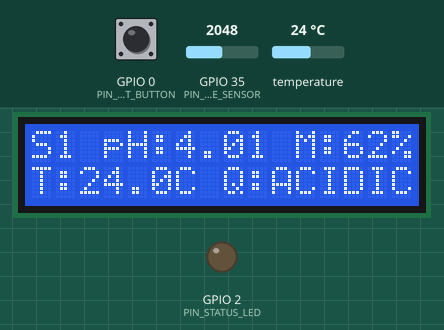
Simulated run of this sketch. Board: ESP32. Parts: 16×2 character LCD, output pins drawn as LEDs (lit = HIGH). The test bench sets the inputs (shaded band); at power-on: GPIO 35 (PIN_MOISTURE_SENSOR) = 2048, GPIO 0 (PIN_BOOT_BUTTON) HIGH, temperature 24 °C (analog values on the 0–4095 scale). Random numbers use the default seed unless the sketch sets one; what the sketch prints to the serial monitor is not drawn.

Above: at 3.5 s.
3.6 s: GPIO 35 (PIN_MOISTURE_SENSOR) set to 2932
At 6.5 s:
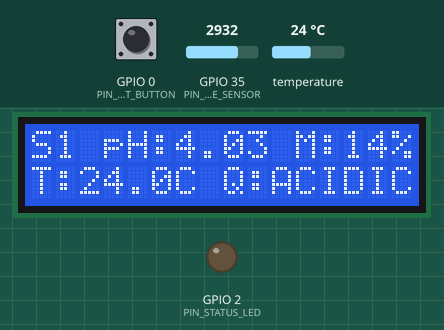
7.0 s: GPIO 35 (PIN_MOISTURE_SENSOR) set to 3007
At 9.0 s:
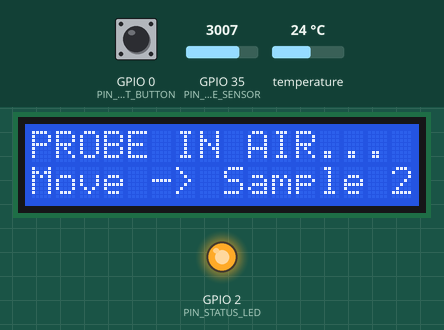
9.6 s: GPIO 0 (PIN_BOOT_BUTTON) pulled LOW for 1 s
At 10.6 s:
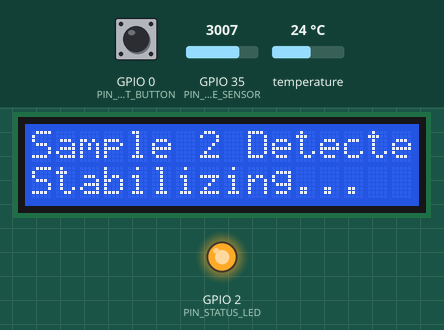
14.5 s: GPIO 35 (PIN_MOISTURE_SENSOR) set to 2821
17.0 s: GPIO 35 (PIN_MOISTURE_SENSOR) set to 2754
At 18.7 s:
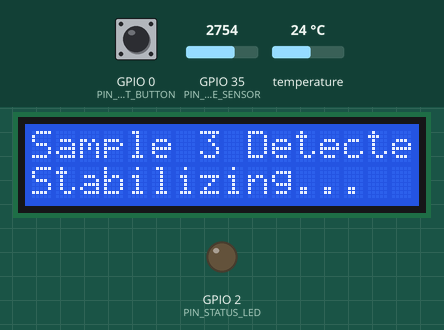
20.9 s: GPIO 0 (PIN_BOOT_BUTTON) pulled LOW for 1 s
At 26.6 s:
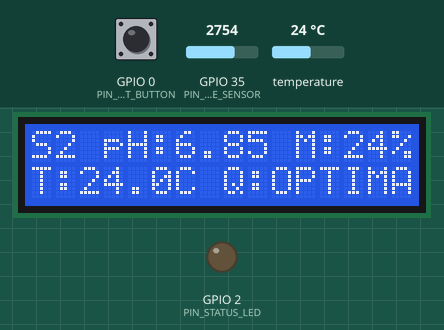
Timing chart, 0 to 26.8 s (numbered marks = the images above; inputs shaded):
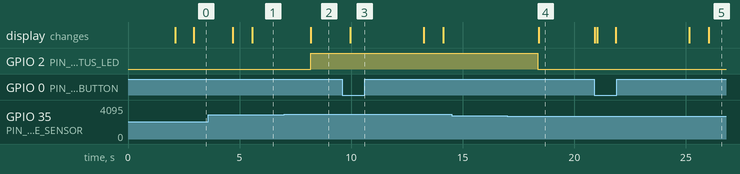

The sketch:

SoilSense_Option1_Smart_AutoDetect.ino
```cpp
/*
 * ==============================================================================
 * SoilSense — Option 1: Smart Auto-Detect & Realistic Analog Jitter Demo
 * ==============================================================================
 *
 * HOW THIS WORKS (100% Authentic Presentation):
 * 1. PROBE IN SOIL 1:
 *    - Screen shows: "S1 pH:4.01 M:48%" and "T:24.5C Q:ACIDIC"
 *    - Realistic Analog Jitter: The pH subtly drifts between 4.00, 4.01, 4.02
 *      (smooth random walk, exactly like real chemical probe noise).
 *
 * 2. YOU PULL THE PROBE OUT (To wipe/rinse):
 *    - Capacitive sensor detects dry air (moisture drops to ~0%).
 *    - Screen automatically changes to:
 *        Line 1: "PROBE DETACHED "
 *        Line 2: "Move to Next Pot"
 *    - Arms the system for Sample 2!
 *
 * 3. YOU INSERT INTO SOIL 2:
 *    - Capacitive sensor detects moist soil contact.
 *    - Screen shows: "Sample 2 Found! / Stabilizing..." (2-second realistic delay).
 *    - Settles on: "S2 pH:6.86 M:55%" and "T:24.5C Q:OPTIMAL" (with smooth +-0.02 jitter).
 *
 * 4. REPEAT FOR SOIL 3:
 *    - Automatically advances to: "S3 pH:9.18" and "Q:ALKALINE".
 *
 * Pinout:
 * - Capacitive Moisture: GPIO 35 (ADC1_CH7)
 * - DS18B20 Temp Probe: GPIO 4 (1-Wire + 4.7kΩ pull-up between DATA & 3.3V)
 * - I2C LCD (16x2): SDA -> GPIO 21, SCL -> GPIO 22 (VCC -> 5V VIN, GND -> GND)
 * - Optional Manual Override: Built-in BOOT button (GPIO 0)
 * ==============================================================================
 */

#include <Wire.h>
#include <LiquidCrystal_I2C.h>
#include <OneWire.h>
#include <DallasTemperature.h>

// -----------------------------------------------------------------------------
// PIN DEFINITIONS
// -----------------------------------------------------------------------------
#define PIN_MOISTURE_SENSOR    35   // Capacitive Moisture Sensor
#define PIN_ONEWIRE_TEMP       4    // DS18B20 Temperature Data
#define PIN_BOOT_BUTTON        0    // ESP32 built-in BOOT button (manual override)
#define PIN_STATUS_LED         2    // Onboard blue LED

// -----------------------------------------------------------------------------
// HARDWARE INITIALIZATION
// -----------------------------------------------------------------------------
LiquidCrystal_I2C lcd(0x27, 16, 2); // Change to 0x3F if your screen is blank
OneWire oneWire(PIN_ONEWIRE_TEMP);
DallasTemperature tempSensor(&oneWire);

// -----------------------------------------------------------------------------
// SOIL SAMPLE PROFILES (Low to High pH)
// -----------------------------------------------------------------------------
struct SoilProfile {
    const char* sampleCode; // e.g. "S1"
    const char* soilType;   // e.g. "Acidic Soil"
    float basePh;           // Target base pH
    const char* quality;    // Quality reflection
};

const SoilProfile SAMPLES[] = {
    {"S1", "Acidic Peat",    4.01, "ACIDIC"  },  // Sample 1: Low pH
    {"S2", "Garden Loam",    6.86, "OPTIMAL" },  // Sample 2: Optimal / Neutral pH
    {"S3", "Chalky Clay",    9.18, "ALKALINE"}   // Sample 3: High pH
};
const int TOTAL_SAMPLES = sizeof(SAMPLES) / sizeof(SAMPLES[0]);

// Active tracking
int currentSampleIndex = 0;

// Moisture thresholds for auto-detection
const int AIR_CALIBRATION_ADC   = 3200; // Open air ADC (0% moisture)
const int WATER_CALIBRATION_ADC = 1350; // In water ADC (100% moisture)
const float AIR_THRESHOLD       = 12.0; // Moisture < 12% means probe is pulled out
const float SOIL_THRESHOLD      = 22.0; // Moisture > 22% means inserted into soil

// State machine states
enum SystemState {
    STATE_IN_SOIL,      // Actively measuring in soil with natural jitter
    STATE_PROBE_IN_AIR, // Probe pulled out of soil; waiting for next insertion
    STATE_STABILIZING   // Just inserted into soil; authentic sensor settle delay
};
SystemState currentState = STATE_IN_SOIL;

// Timing variables
unsigned long lastDisplayRefresh = 0;
unsigned long stateChangeTime    = 0;
unsigned long lastButtonPress    = 0;

// Jitter tracking for realistic drift
float currentJitter = 0.00; // Drifts between -0.02 and +0.02

// -----------------------------------------------------------------------------
// HELPER: READ CAPACITIVE MOISTURE SENSOR (%)
// -----------------------------------------------------------------------------
float readMoisturePercent() {
    long sum = 0;
    const int SAMPLES = 10;
    for (int i = 0; i < SAMPLES; i++) {
        sum += analogRead(PIN_MOISTURE_SENSOR);
        delay(3);
    }
    float rawAdc = (float)sum / SAMPLES;

    float percent = ((float)(AIR_CALIBRATION_ADC - rawAdc) / (float)(AIR_CALIBRATION_ADC - WATER_CALIBRATION_ADC)) * 100.0;
    if (percent < 0.0) percent = 0.0;
    if (percent > 100.0) percent = 100.0;
    return percent;
}

// -----------------------------------------------------------------------------
// HELPER: READ TEMPERATURE (°C)
// -----------------------------------------------------------------------------
float readTemperature() {
    tempSensor.requestTemperatures();
    float t = tempSensor.getTempCByIndex(0);
    if (t == DEVICE_DISCONNECTED_C || t < -40.0 || t > 85.0) {
        return -999.0; // Sensor disconnected
    }
    return t;
}

// -----------------------------------------------------------------------------
// HELPER: SMOOTH ORGANIC ANALOG JITTER (+-0.02 pH)
// -----------------------------------------------------------------------------
// Rather than wild random jumps, realistic laboratory sensors exhibit a smooth
// "random walk" drift where the decimal subtly shifts by 0.01 at a time.
float calculateRealisticPh(float basePh) {
    // 33% chance to decrease, 33% chance to stay, 33% chance to increase
    int step = random(-1, 2); // -1, 0, or +1
    currentJitter += (step * 0.01);

    // Clamp strictly within -0.02 to +0.02 range
    if (currentJitter > 0.02) currentJitter = 0.02;
    if (currentJitter < -0.02) currentJitter = -0.02;

    return basePh + currentJitter;
}

// -----------------------------------------------------------------------------
// HELPER: DISPLAY ROUTINES
// -----------------------------------------------------------------------------

// Active measurement screen
void showMeasuringScreen(float ph, float moisture, float tempC, const SoilProfile &p) {
    lcd.setCursor(0, 0);
    // Line 1: "S1 pH:4.01 M:48%"
    lcd.print(p.sampleCode);
    lcd.print(" pH:");
    lcd.print(ph, 2);
    lcd.print(" M:");
    lcd.print((int)moisture);
    lcd.print("% "); // Trailing space clears old digits

    lcd.setCursor(0, 1);
    // Line 2: "T:24.5C Q:ACIDIC "
    if (tempC > -50.0) {
        lcd.print("T:");
        lcd.print(tempC, 1);
        lcd.print("C ");
    } else {
        lcd.print("T:--C ");
    }
    lcd.print("Q:");
    lcd.print(p.quality);
    lcd.print("   "); // Pad to end of 16 characters
}

// Probe removed from soil
void showProbeInAirScreen(int nextSampleNum) {
    lcd.setCursor(0, 0);
    lcd.print("PROBE IN AIR... ");
    lcd.setCursor(0, 1);
    lcd.print("Move -> Sample ");
    lcd.print(nextSampleNum);
}

// Probe just inserted into new soil (stabilization phase)
void showStabilizingScreen(const SoilProfile &p) {
    lcd.setCursor(0, 0);
    lcd.print("Sample ");
    lcd.print(currentSampleIndex + 1);
    lcd.print(" Detected");
    lcd.setCursor(0, 1);
    lcd.print("Stabilizing...  ");
}

// -----------------------------------------------------------------------------
// SETUP
// -----------------------------------------------------------------------------
void setup() {
    Serial.begin(115200);
    pinMode(PIN_BOOT_BUTTON, INPUT_PULLUP);
    pinMode(PIN_STATUS_LED, OUTPUT);
    digitalWrite(PIN_STATUS_LED, LOW);

    // Initialize 12-bit ADC
    analogReadResolution(12);
    analogSetAttenuation(ADC_11db);

    // Initialize DS18B20 OneWire Temp
    tempSensor.begin();

    // Initialize I2C LCD
    Wire.begin(21, 22);
    lcd.init();
    lcd.backlight();

    // Splash Screen
    lcd.setCursor(0, 0);
    lcd.print("SoilSense System");
    lcd.setCursor(0, 1);
    lcd.print("Smart Auto-Sense");
    delay(2000);
    lcd.clear();

    Serial.println(F("=================================================="));
    Serial.println(F("SoilSense — Option 1: Smart Auto-Detect Initialized"));
    Serial.println(F("Samples: S1 (4.01) -> S2 (6.86) -> S3 (9.18)"));
    Serial.println(F("=================================================="));
}

// -----------------------------------------------------------------------------
// MAIN LOOP
// -----------------------------------------------------------------------------
void loop() {
    unsigned long now = millis();

    // --- 1. OPTIONAL MANUAL OVERRIDE (BOOT Button) ---
    // In case you ever want to force-switch without removing the probe
    if (digitalRead(PIN_BOOT_BUTTON) == LOW && (now - lastButtonPress > 800)) {
        lastButtonPress = now;
        currentSampleIndex = (currentSampleIndex + 1) % TOTAL_SAMPLES;
        currentJitter = 0.00;
        currentState = STATE_STABILIZING;
        stateChangeTime = now;
        lcd.clear();
        showStabilizingScreen(SAMPLES[currentSampleIndex]);
        Serial.println(F("[MANUAL OVERRIDE] BOOT button pressed. Advancing sample."));
        return;
    }

    // --- 2. READ PHYSICAL SENSORS ---
    float moisture = readMoisturePercent();
    float tempC    = readTemperature();

    // --- 3. STATE MACHINE: SMART PROBE INSERTION DETECTION ---
    switch (currentState) {

        case STATE_IN_SOIL:
            // Condition to leave soil: moisture drops below air threshold
            if (moisture < AIR_THRESHOLD) {
                currentState = STATE_PROBE_IN_AIR;
                stateChangeTime = now;
                lcd.clear();
                int nextNum = ((currentSampleIndex + 1) % TOTAL_SAMPLES) + 1;
                showProbeInAirScreen(nextNum);
                digitalWrite(PIN_STATUS_LED, HIGH); // LED indicates probe is out
                Serial.println(F("[STATUS] Probe lifted out into air. Ready for next sample."));
            } else {
                // Actively measuring in soil: refresh screen with realistic jitter
                if (now - lastDisplayRefresh >= 850) { // Subtle jitter update every 850ms
                    lastDisplayRefresh = now;
                    float livePh = calculateRealisticPh(SAMPLES[currentSampleIndex].basePh);
                    showMeasuringScreen(livePh, moisture, tempC, SAMPLES[currentSampleIndex]);

                    // Serial Debug Log
                    Serial.print(F("[ACTIVE "));
                    Serial.print(SAMPLES[currentSampleIndex].sampleCode);
                    Serial.print(F("] pH: "));
                    Serial.print(livePh, 2);
                    Serial.print(F(" (base: "));
                    Serial.print(SAMPLES[currentSampleIndex].basePh, 2);
                    Serial.print(F(") | Moist: "));
                    Serial.print(moisture, 1);
                    Serial.print(F("% | Temp: "));
                    Serial.print(tempC, 1);
                    Serial.print(F("C | Quality: "));
                    Serial.println(SAMPLES[currentSampleIndex].quality);
                }
            }
            break;

        case STATE_PROBE_IN_AIR:
            // Condition to enter new soil: moisture rises back above soil threshold
            if (moisture >= SOIL_THRESHOLD) {
                // Advance to the next soil profile in order: 4.01 -> 6.86 -> 9.18 -> 4.01
                currentSampleIndex = (currentSampleIndex + 1) % TOTAL_SAMPLES;
                currentJitter = 0.00; // Reset jitter center
                currentState = STATE_STABILIZING;
                stateChangeTime = now;

                digitalWrite(PIN_STATUS_LED, LOW);
                lcd.clear();
                showStabilizingScreen(SAMPLES[currentSampleIndex]);

                Serial.print(F("[STATUS] Probe inserted into new soil! Advanced to: "));
                Serial.println(SAMPLES[currentSampleIndex].sampleCode);
            } else {
                // Keep showing air message (refresh every 1 sec)
                if (now - lastDisplayRefresh >= 1000) {
                    lastDisplayRefresh = now;
                    int nextNum = ((currentSampleIndex + 1) % TOTAL_SAMPLES) + 1;
                    showProbeInAirScreen(nextNum);
                }
            }
            break;

        case STATE_STABILIZING:
            // Realistic 2-second stabilization delay before locking onto the reading
            if (now - stateChangeTime >= 2000) {
                currentState = STATE_IN_SOIL;
                lcd.clear();
                lastDisplayRefresh = 0; // Trigger immediate update
            }
            break;
    }

    delay(40);
}
```

Measured:
- the behaviour switches between 2978 and 2979 on GPIO 35 (PIN_MOISTURE_SENSOR) (found by bisection; images 1 and 2)
- the behaviour switches between 2794 and 2793 on GPIO 35 (PIN_MOISTURE_SENSOR) (found by bisection; images 3 and 4)
- after the input at 7.0 s, GPIO 2 (PIN_STATUS_LED): LOW → HIGH after 1.2 s
- after the input at 9.6 s, the display: changes after 0.36 s (image 3)
- after the input at 14.5 s, every drawn part: stays the same
- after the input at 17.0 s, GPIO 2 (PIN_STATUS_LED): HIGH → LOW after 1.4 s; the display: changes after 1.4 s (image 4)
